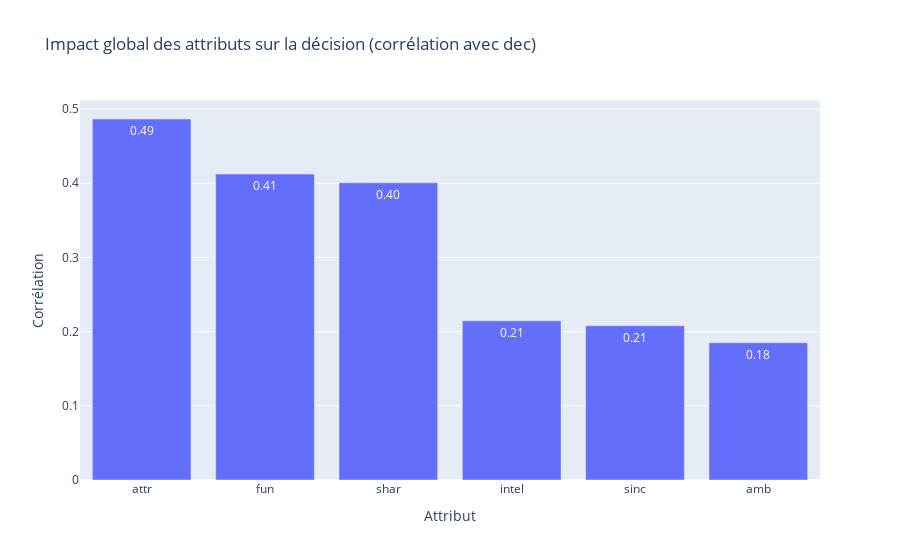

The notebook cell this image was saved under:
### Markdown cell above
## Priorisation – Quels attributs caractérisent les profils acceptés ?
- **Question :** Sur quels critères faut-il miser ?
- **Visusalisation :** Ce graphique présente la corrélation entre les notes attribuées aux différents attributs et la décision d’accepter un second rendez-vous.
- **Insight :** L’attribut "attractiveness" présente la corrélation la plus élevée avec la décision, suivi par les critères "fun" et "shared interests". Les autres attributs (intelligence, sincérité, ambition) montrent une association positive mais plus modérée.

### Code cell
corr = (
    df_ratings[attributes + ["dec"]]
    .corr(numeric_only=True)["dec"]
    .drop("dec")
    .reset_index()
    .rename(columns={"index": "attribute", "dec": "correlation"})
)

fig = px.bar(
    corr.sort_values("correlation", ascending=False),
    x="attribute",
    y="correlation",
    title="Impact global des attributs sur la décision (corrélation avec dec)",
    labels={"attribute": "Attribut", "correlation": "Corrélation"},
    text_auto=".2f"
)
fig.show()

### Figure 1 — Plotly figure (JSON) as saved in the notebook; plotly's stock layout.template omitted (floating-point values rounded to 4 significant figures)
{"data": [{"alignmentgroup": "True", "hovertemplate": "Attribut=%{x}<br>Corrélation=%{y}<extra></extra>", "legendgroup": "", "marker": {"color": "#636efa", "pattern": {"shape": ""}}, "name": "", "offsetgroup": "", "orientation": "v", "showlegend": false, "textposition": "auto", "texttemplate": "%{y:.2f}", "type": "bar", "x": ["attr", "fun", "shar", "intel", "sinc", "amb"], "xaxis": "x", "y": [0.4865, 0.4123, 0.4006, 0.2145, 0.2078, 0.1849], "yaxis": "y"}], "layout": {"barmode": "relative", "legend": {"tracegroupgap": 0}, "title": {"text": "Impact global des attributs sur la décision (corrélation avec dec)"}, "xaxis": {"anchor": "y", "domain": [0, 1], "title": {"text": "Attribut"}}, "yaxis": {"anchor": "x", "domain": [0, 1], "title": {"text": "Corrélation"}}}}
